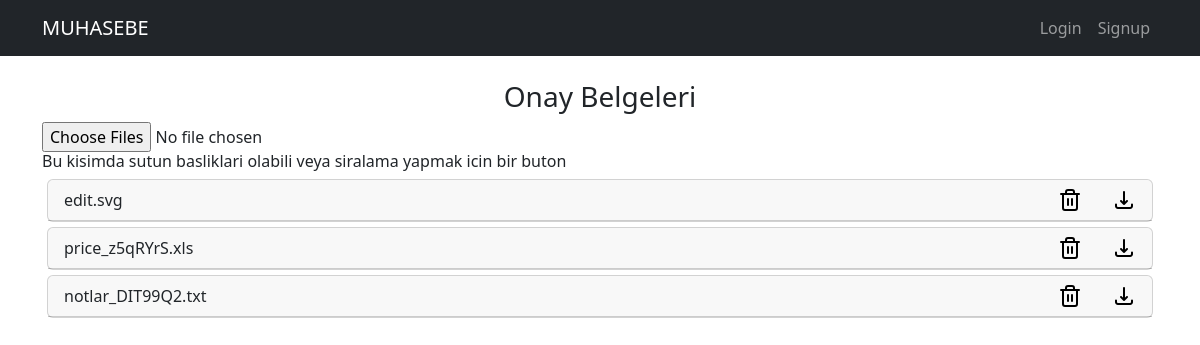
Screenshot of /onay_list/ with the database file from the repository.
### muhapp/models.py (models this page shows, shortened)
class OnayUploadedModel(models.Model):
    file = models.FileField(upload_to='')
    uploaded_at = models.DateTimeField(auto_now_add=True)

### muhapp/views.py (the view)
# urls.py: path('onay_list/', views.onay_list_view, name='onay_list'),
def onay_list_view(request):
    files = models.OnayUploadedModel.objects.all()  # models.py'deki modele göre
    return render(request, 'muhapp/onaylar.html', {'files': files})

### muhapp/templates/muhapp/onaylar.html (shortened to what this page needs)
{% extends "base.html" %}
{% load static %}
{%block content%}
<div class="container">
  <div style="text-align:center;"><h3>Onay Belgeleri</h3></div>
  <form action="/onay_upload/" method="POST" class="dropzone" id="my-awesome-dropzone">
    <div class="fallback">
      <input name="file" type="file" multiple>
    </div>
  <h6>Bu kisimda sutun basliklari olabili veya siralama yapmak icin bir buton</h6>
    {% for file in files %}
    <div class="card" style="margin: 5px;">
      <div class="card-header" style="display: flex; justify-content: space-between;">
        <div class="" style="width: 90%; "><span class="dosya-label">{{ file.file.name }}</span></div>
        <div class="" >
          <a href="{% url 'muhapp:onay_delete' file.id %}" class="delete-link">
            <img  src="{% static 'muhapp/images/trash.svg' %}" alt="Sil" style="width: 24px;  ">
          </a></div>
        <div class="">
          <a href="{% url 'muhapp:onay_download' file_id=file.id %}">
            <img  src="{% static 'muhapp/images/download.png' %}" alt="İndir" style="width: 24px;">
          </a></div>
      </div>
    </div>
    {% endfor %}
</form>
</div>
{%endblock%}

### rows the page displays
OnayUploadedModel: file.name "edit.svg"
OnayUploadedModel: file.name "price_z5qRYrS.xls"
OnayUploadedModel: file.name "notlar_DIT99Q2.txt"
